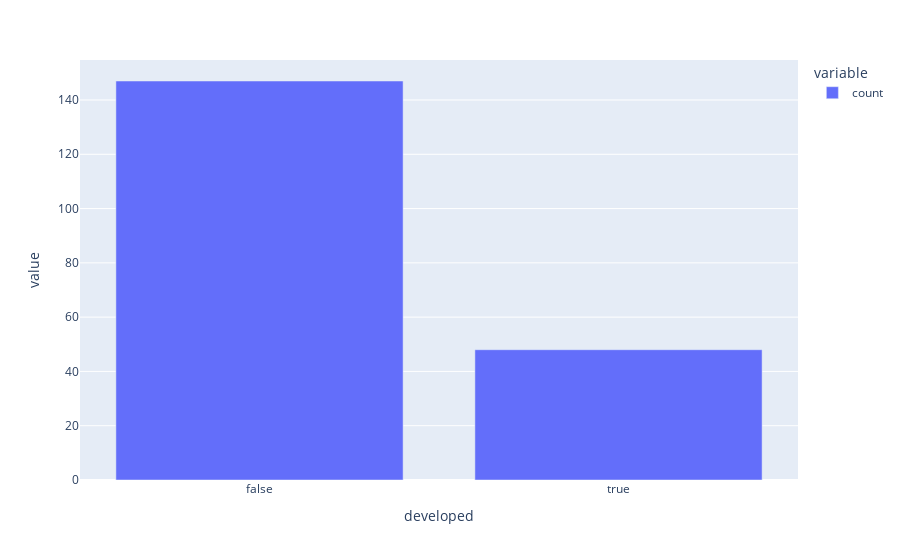

The cell this chart's notebook holds for it:
### Code cell
df['developed'].value_counts().plot(kind='bar',backend='plotly')

### Figure 1 — Plotly figure (JSON) as saved in the notebook; plotly's stock layout.template omitted (floating-point values rounded to 4 significant figures)
{"data": [{"alignmentgroup": "True", "hovertemplate": "variable=count<br>developed=%{x}<br>value=%{y}<extra></extra>", "legendgroup": "count", "marker": {"color": "#636efa", "pattern": {"shape": ""}}, "name": "count", "offsetgroup": "count", "orientation": "v", "showlegend": true, "textposition": "auto", "type": "bar", "x": [false, true], "xaxis": "x", "y": [147, 48], "yaxis": "y"}], "layout": {"barmode": "relative", "legend": {"title": {"text": "variable"}, "tracegroupgap": 0}, "margin": {"t": 60}, "xaxis": {"anchor": "y", "domain": [0, 1], "title": {"text": "developed"}}, "yaxis": {"anchor": "x", "domain": [0, 1], "title": {"text": "value"}}}}
